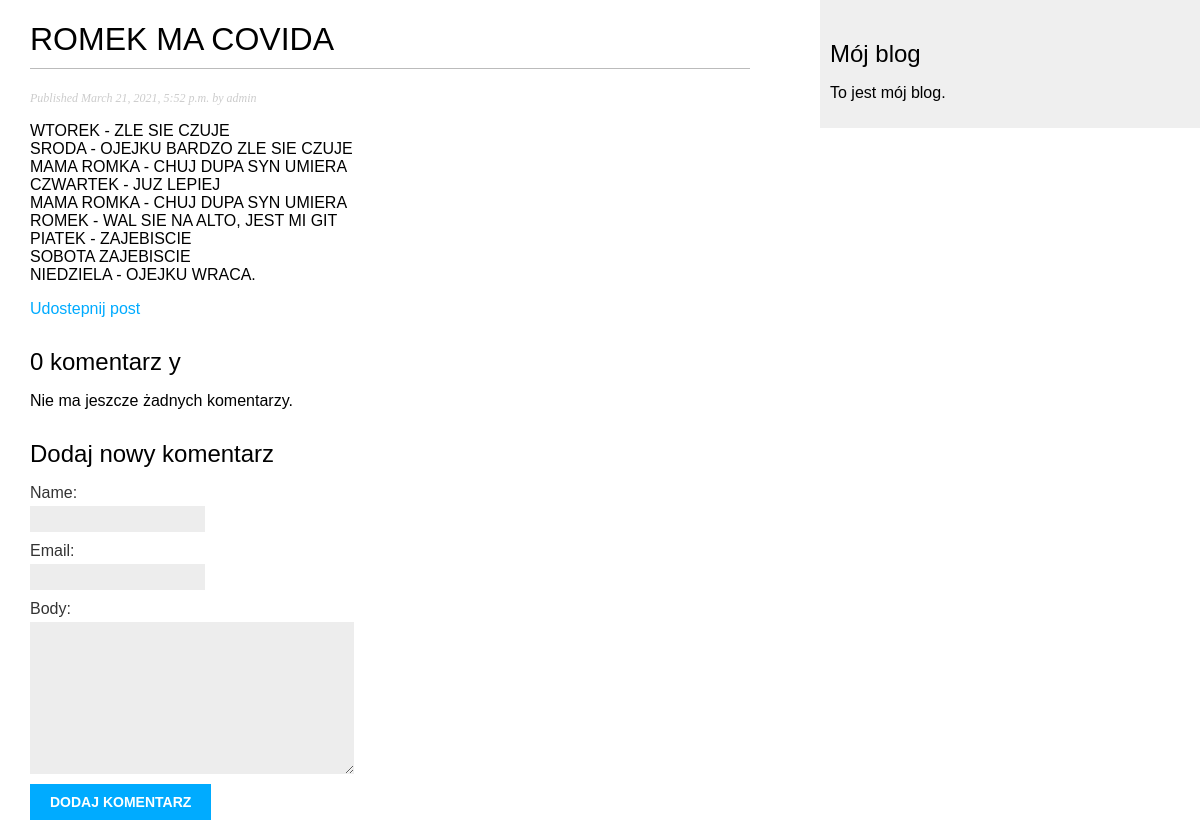
/blog/2021/3/21/romek-ma-covida/, run on the app's committed database.
### blog/models.py (models this page shows, shortened)
class Post(models.Model):
    STATUS_CHOICES = (
        ('draft', 'Draft'),
        ('published', 'Published'),
        )
    title = models.CharField(max_length=250)
    slug = models.SlugField(max_length=250,
                unique_for_date='publish')
    author = models.ForeignKey(User,
                    on_delete=models.CASCADE,
                        related_name='blog_posts')
    body = models.TextField()
    publish = models.DateTimeField(default=timezone.now)
    created = models.DateTimeField(auto_now_add=True)
    updated = models.DateTimeField(auto_now=True)
    status = models.CharField(max_length=10,
        choices=STATUS_CHOICES,
                    default='draft')
    objects = models.Manager()
    published = PublishedManager()

### blog/views.py (the view)
def post_detail(request, year, month, day, post):
    post = get_object_or_404(Post,  slug=post,
                                    status='published',
                                    publish__year=year,
                                    publish__month=month,
                                    publish__day=day)
    comments = post.comments.filter(active=True)
    if request.method == 'POST':
        comment_form = CommentForm(data=request.POST)
        if comment_form.is_valid():
            new_comment = comment_form.save(commit=False)
            new_comment.post = post
            new_comment.save()
    else:
        comment_form = CommentForm()
    return render(request,
                  'blog/post/detail.html',
                  {'post': post,
                   'comments': comments,
                    'comment_form': comment_form})

### blog/forms.py
class CommentForm(forms.ModelForm):
    class Meta:
        model = Comment
        fields = ('name', 'email', 'body')

### blog/templates/blog/post/detail.html (shortened to what this page needs)
{% extends "blog/base.html" %}
{% block content %}
  <h1>{{ post.title }}</h1>
  <p class="date">
    Published {{ post.publish }} by {{ post.author }}
  </p>
  {{ post.body|linebreaks }}
  <p>
    <a href ="{% url "blog:post_share" post.id %}">
    Udostepnij post
    </a>
  </p>
 {% with comments.count as total_comments %}
    <h2>
      {{total_comments}} komentarz {{total_comments|pluralize:"y"}}
    </h2>
  {% endwith %}
  {% for comment in comments %}
    <div class="comment">
      <p class="info">
        Komentarz {{ forloop.counter }} dodany przez {{ comment.name }}
        {{ comment.created }}
      </p>
      {{ comment.body|linebreaks }}
    </div>
  {% empty %}
    <p>Nie ma jeszcze żadnych komentarzy.</p>
{% endfor %}
{% if new_comment %}
  <h2>Twój komentarz został dodany.</h2>
{% else %}
  <h2>Dodaj nowy komentarz</h2>
  <form action="." method="post">
    {{ comment_form.as_p }}
    <p><input type="submit" value="Dodaj komentarz"></p>
  </form>
{% endif %}
{% endblock %}

### blog/static/css/blog.css (style rules this page uses)
body { margin:0; padding:0; font-family:helvetica, sans-serif; }
a { color:#00abff; text-decoration:none; }
h1 { font-weight:normal; border-bottom:1px solid #bbb; padding:0 0 10px 0; }
h2 { font-weight:normal; margin:30px 0 0; }
p.date { color:#ccc; font-family: georgia, serif; font-size: 12px; font-style: italic; }
label { float:left; clear:both; color:#333; margin-bottom:4px; }
input, textarea { clear:both; float:left; margin:0 0 10px; background:#ededed; border:0; padding:6px 10px; font-size:12px; }
input[type=submit] { font-weight:bold; background:#00abff; color:#fff; padding:10px 20px; font-size:14px; text-transform:uppercase; }

### data on the page
Post: title "ROMEK MA COVIDA", publish "March 21, 2021, 5:52 p.m.", author "admin", body "WTOREK - ZLE SIE CZUJE SRODA - OJEJKU BARDZO ZLE SIE CZUJE MAMA ROMKA - CHUJ DUPA SYN UMIERA CZWARTEK - JUZ LEPIEJ MAMA ROMKA - CHUJ DUPA SYN UMIERA ROMEK - WAL SIE NA ALTO, JEST MI GIT PIATEK - ZAJEBISCIE SOBOTA ZAJEBISCIE NIEDZIELA - OJEJKU WRACA."

### other printed values
{{ total_comments }} "0"
